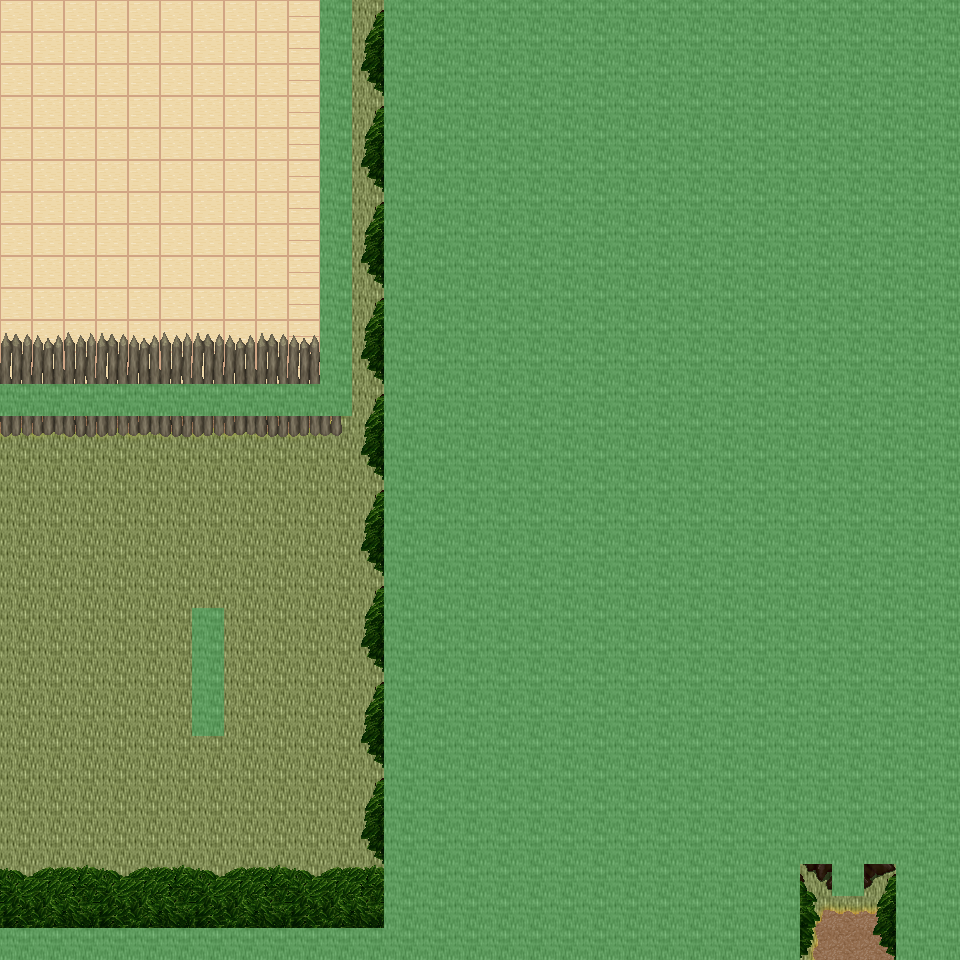

The image is a tile-based game level rendered from a .tmx file. Its description and source (layers, tilesets, objects; grid data summarised) follow:
An orthogonal 30x30 tile map with 32x32 px tiles, 6 tile layers (Ground, Object, Object2, Above, ...), 28 tilesets and 5 objects (5x mapExit).

<map version="1.0" orientation="orthogonal" renderorder="right-down" width="30" height="30" tilewidth="32" tileheight="32" nextobjectid="6">
  <tileset firstgid="1" name="tileset_ground_ground" tilewidth="32" tileheight="32" tilecount="33" columns="3">
    <image source="../drawable/tileset_ground_ground.png" width="96" height="352" />
  </tileset>
  <tileset firstgid="34" name="tileset_plant_grasses" tilewidth="32" tileheight="32" tilecount="6" columns="3">
    <image source="../drawable/tileset_plant_grasses.png" width="96" height="64" />
  </tileset>
  <tileset firstgid="40" name="tileset_plant_flower_daisy_yellow" tilewidth="32" tileheight="32" tilecount="8" columns="2">
    <image source="../drawable/tileset_plant_flower_daisy_yellow.png" width="64" height="128" />
  </tileset>
  <tileset firstgid="48" name="tileset_plant_bush_bushes" tilewidth="32" tileheight="32" tilecount="10" columns="5">
    <image source="../drawable/tileset_plant_bush_bushes.png" width="160" height="64" />
  </tileset>
  <tileset firstgid="58" name="tileset_plant_flower_daisy_white" tilewidth="32" tileheight="32" tilecount="8" columns="2">
    <image source="../drawable/tileset_plant_flower_daisy_white.png" width="64" height="128" />
  </tileset>
  <tileset firstgid="66" name="tileset_plant_tree_tree_darkgreen" tilewidth="32" tileheight="32" tilecount="88" columns="8">
    <image source="../drawable/tileset_plant_tree_tree_darkgreen.png" width="256" height="352" />
  </tileset>
  <tileset firstgid="154" name="tileset_logic_collision" tilewidth="32" tileheight="32" tilecount="1" columns="1">
    <image source="../drawable/tileset_logic_collision.png" width="32" height="32" />
  </tileset>
  <tileset firstgid="155" name="tileset_ground_ground_3" tilewidth="32" tileheight="32" tilecount="5" columns="5">
    <image source="../drawable/tileset_ground_ground_3.png" width="160" height="32" />
  </tileset>
  <tileset firstgid="160" name="tileset_ground_dry_grass" tilewidth="32" tileheight="32" tilecount="54" columns="9">
    <image source="../drawable/tileset_ground_dry_grass.png" width="288" height="192" />
  </tileset>
  <tileset firstgid="214" name="tileset_ground_pothole" tilewidth="32" tileheight="32" tilecount="4" columns="4">
    <image source="../drawable/tileset_ground_pothole.png" width="128" height="32" />
  </tileset>
  <tileset firstgid="218" name="tileset_building_fence_palisade" tilewidth="32" tileheight="32" tilecount="84" columns="6">
    <image source="../drawable/tileset_building_fence_palisade.png" width="192" height="448" />
  </tileset>
  <tileset firstgid="302" name="tileset_ground_dirt_mounds" tilewidth="32" tileheight="32" tilecount="9" columns="3">
    <image source="../drawable/tileset_ground_dirt_mounds.png" width="96" height="96" />
  </tileset>
  <tileset firstgid="311" name="tileset_furniture_table_square_pale" tilewidth="32" tileheight="32" tilecount="1" columns="1">
    <image source="../drawable/tileset_furniture_table_square_pale.png" width="32" height="32" />
  </tileset>
  <tileset firstgid="312" name="tileset_logic_training_dummy" tilewidth="32" tileheight="32" tilecount="2" columns="2">
    <image source="../drawable/tileset_logic_training_dummy.png" width="64" height="32" />
  </tileset>
  <tileset firstgid="314" name="tileset_logic_portal" tilewidth="32" tileheight="32" tilecount="24" columns="8">
    <image source="../drawable/tileset_logic_portal.png" width="256" height="96" />
  </tileset>
  <tileset firstgid="338" name="tileset_furniture_table_stone_desk" tilewidth="32" tileheight="32" tilecount="16" columns="4">
    <image source="../drawable/tileset_furniture_table_stone_desk.png" width="128" height="128" />
  </tileset>
  <tileset firstgid="354" name="tileset_item_armor_weapons_for_walls" tilewidth="32" tileheight="32" tilecount="16" columns="4">
    <image source="../drawable/tileset_item_armor_weapons_for_walls.png" width="128" height="128" />
  </tileset>
  <tileset firstgid="370" name="tileset_item_bullseye" tilewidth="32" tileheight="32" tilecount="1" columns="1">
    <image source="../drawable/tileset_item_bullseye.png" width="32" height="32" />
  </tileset>
  <tileset firstgid="371" name="tileset_item_chest_chest_2" tilewidth="32" tileheight="32" tilecount="6" columns="3">
    <image source="../drawable/tileset_item_chest_chest_2.png" width="96" height="64" />
  </tileset>
  <tileset firstgid="377" name="tileset_item_weapon_hanging_bows" tilewidth="32" tileheight="32" tilecount="6" columns="3">
    <image source="../drawable/tileset_item_weapon_hanging_bows.png" width="96" height="64" />
  </tileset>
  <tileset firstgid="383" name="tileset_item_weapon_box_of_weapons" tilewidth="32" tileheight="32" tilecount="2" columns="1">
    <image source="../drawable/tileset_item_weapon_box_of_weapons.png" width="32" height="64" />
  </tileset>
  <tileset firstgid="385" name="tileset_item_ropes" tilewidth="32" tileheight="32" tilecount="4" columns="2">
    <image source="../drawable/tileset_item_ropes.png" width="64" height="64" />
  </tileset>
  <tileset firstgid="389" name="tileset_logic_protection" tilewidth="32" tileheight="32" tilecount="2" columns="2">
    <image source="../drawable/tileset_logic_protection.png" width="64" height="32" />
  </tileset>
  <tileset firstgid="391" name="tileset_logic_item_sign" tilewidth="32" tileheight="32" tilecount="1" columns="1">
    <image source="../drawable/tileset_logic_item_sign.png" width="32" height="32" />
  </tileset>
  <tileset firstgid="392" name="tileset_building_dojo" tilewidth="32" tileheight="32" tilecount="40" columns="8">
    <image source="../drawable/tileset_building_dojo.png" width="256" height="160" />
  </tileset>
  <tileset firstgid="432" name="tileset_furniture_table_grey_long" tilewidth="32" tileheight="32" tilecount="4" columns="2">
    <image source="../drawable/tileset_furniture_table_grey_long.png" width="64" height="64" />
  </tileset>
  <tileset firstgid="436" name="tileset_item_tools" tilewidth="32" tileheight="32" tilecount="9" columns="3">
    <image source="../drawable/tileset_item_tools.png" width="96" height="96" />
  </tileset>
  <tileset firstgid="445" name="tileset_logic_area" tilewidth="32" tileheight="32" tilecount="2" columns="2">
    <image source="../drawable/tileset_logic_area.png" width="64" height="32" />
  </tileset>
  <layer name="Ground" width="30" height="30">
    <data>[900 cells, 900 non-empty, 5 distinct tile ids]</data>
  </layer>
  <layer name="Object" width="30" height="30">
    <data>[900 cells, 63 non-empty, 21 distinct tile ids]</data>
  </layer>
  <layer name="Object2" width="30" height="30">
    <data>[900 cells, 123 non-empty, 18 distinct tile ids]</data>
  </layer>
  <layer name="Above" width="30" height="30">
    <data>[900 cells, 621 non-empty, 41 distinct tile ids]</data>
  </layer>
  <layer name="Above2" width="30" height="30">
    <data>[900 cells, 27 non-empty, 10 distinct tile ids]</data>
  </layer>
  <layer name="Walkable" width="30" height="30">
    <data>[900 cells, 571 non-empty, 1 distinct tile ids]</data>
  </layer>
  <objectgroup name="MapEvents">
    <object id="1" name="north" type="mapExit" x="0" y="0" width="320" height="32">
      <properties>
        <property name="map" value="level_0_x154_y60" />
        <property name="x" value="0" />
        <property name="y" value="28" />
      </properties>
    </object>
    <object id="2" name="north2" type="mapExit" x="352" y="0" width="32" height="32">
      <properties>
        <property name="map" value="level_0_x154_y60" />
        <property name="x" value="11" />
        <property name="y" value="28" />
      </properties>
    </object>
    </objectgroup>
</map>
<!-- 3 of 5 objects omitted -->
